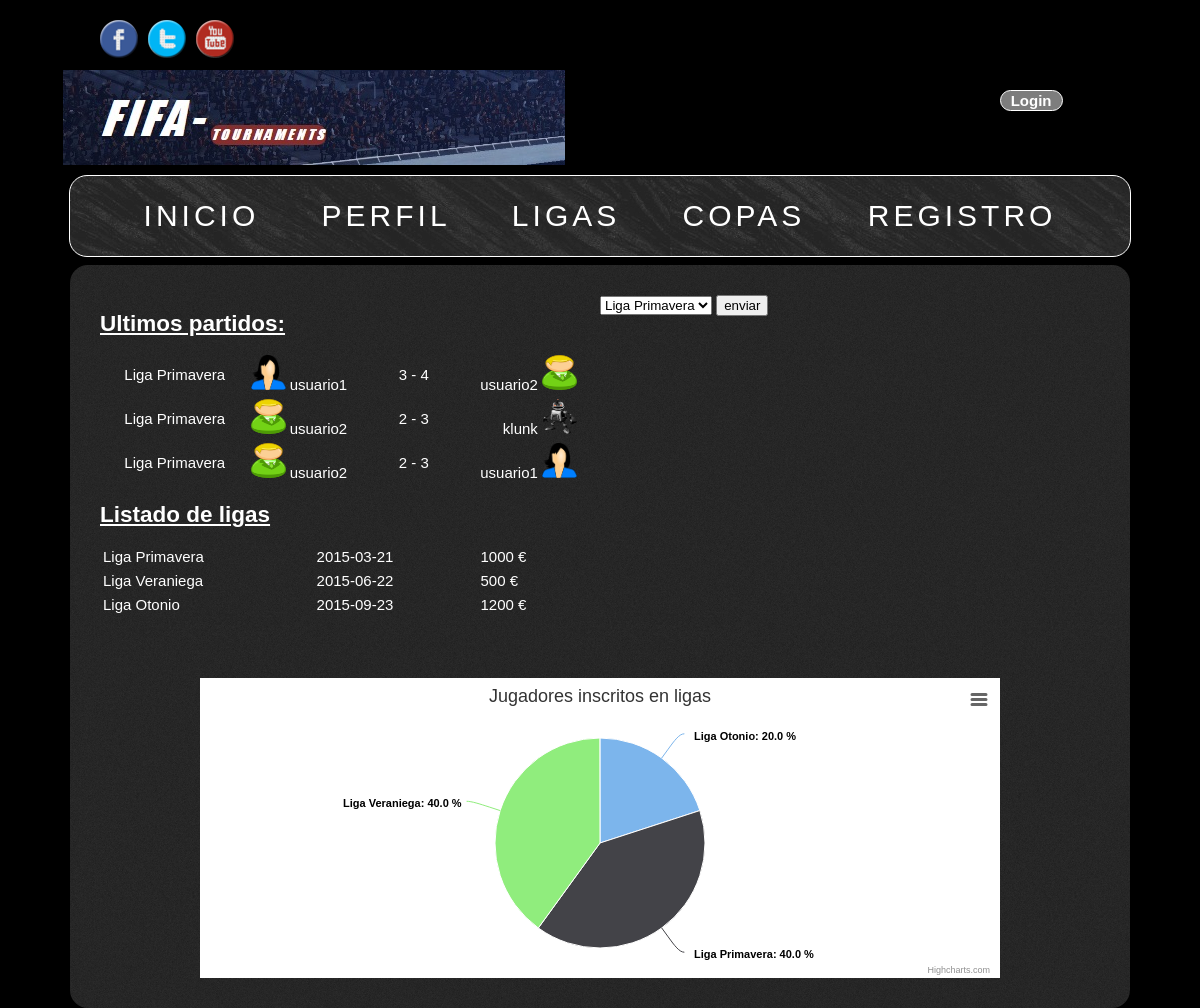
The page /paginas/ligas.php on the database its author committed.
### tables this page shows
CREATE TABLE `partido` (
  `idpartido` int(4) NOT NULL,
  `fecpartido` datetime NOT NULL,
  `idlocal` int(4) NOT NULL,
  `idvisitante` int(4) NOT NULL,
  `golesloc` int(11) DEFAULT NULL,
  `golesvis` int(11) DEFAULT NULL,
  `ganadorpartido` int(4) DEFAULT NULL,
  `idcopa` int(4) DEFAULT NULL,
  `idliga` int(4) DEFAULT NULL
);

CREATE TABLE `liga` (
  `idliga` int(4) NOT NULL,
  `nombreliga` varchar(25) NOT NULL,
  `fecini` date NOT NULL,
  `fecfin` date NOT NULL,
  `premioliga` int(6) DEFAULT NULL,
  `jornadas` int(2) NOT NULL,
  `aliasganador` varchar(20) DEFAULT NULL
);

CREATE TABLE `jugador` (
  `idjugador` int(4) NOT NULL,
  `alias` varchar(20) NOT NULL,
  `nombre` varchar(25) DEFAULT NULL,
  `apellidos` varchar(25) DEFAULT NULL,
  `fecnac` date NOT NULL,
  `email` varchar(50) NOT NULL,
  `pais` varchar(15) DEFAULT NULL,
  `clave` varchar(40) NOT NULL,
  `equipofav` varchar(25) DEFAULT NULL,
  `administrador` tinyint(1) DEFAULT '0',
  `archivo` varchar(50) NOT NULL DEFAULT 'pordefecto.jpg',
  `temapref` varchar(10) NOT NULL DEFAULT 'original'
);

### paginas/ligas.php (the view, shortened to what this page needs)
<?php
include "cabecera2.php";
?>
<!DOCTYPE html PUBLIC "-//W3C//DTD XHTML 1.0 Strict//EN"
    "http://www.w3.org/TR/xhtml1/DTD/xhtml1-strict.dtd">
<html xmlns="http://www.w3.org/1999/xhtml" xml:lang="es" lang="es">
  <head>
 <?php if(isset($_SESSION['alias'])){
	echo "<link href='../estilos/".$_SESSION['temapref']."/cabecera.css' rel='stylesheet' type='text/css' />";
    echo "<link href='../estilos/".$_SESSION['temapref']."/ligas.css' rel='stylesheet' type='text/css' />";
    } else { ?>
	<link href="../estilos/1/cabecera.css" rel="stylesheet" type="text/css" />
    <link href="../estilos/1/ligas.css" rel="stylesheet" type="text/css" />
 <?php } ?>
</head>
<body>
   <div class=cuerpo>
       <?php
               if (isset($_POST['crear2'])) {
            $link = mysql_connect(SERVER, USER, PASS)or die('No se pudo conectar: ' . mysql_error());
            mysql_select_db(BD) or die('No se pudo seleccionar la base de datos');
$checkuno = mysql_query("SELECT nombreliga FROM liga WHERE nombreliga='".$_POST['nombreliga']."'") ;
$uno_exist = mysql_num_rows($checkuno);
if ($uno_exist>0) {
                echo "<p style='text-align:center; color:white;'>El nombre de la liga ya está en uso</p>";
                echo "<div class=wrapper>";
                echo "<form method='post' action='ligas.php'>";
                echo "<label for='nombreliga'>Nombre de la liga: </label><input class='text' name='nombreliga' value='' required>";
                echo "<label for='fecini'>Fecha de inicio:</label><input class='text' type='date' name='fecini'  value='' required>";
                echo "<label for='fecfin'>Fecha de fin:</label><input class='text' type='date' name='fecfin'  value='' required>";
                echo "<label for='premioliga'>Premio de la liga: </label><input class='text' name='premioliga' value='' required>";
                echo "<label for='jornadas'>Numero de jornadas: </label><input class='text' name='jornadas' value='' required>";
                echo "<input type='hidden' name='idliga' value=''>";
                echo "<br><br><input class='submit' type='submit' name='crear2' value='Enviar'>";
                echo "</form>";
                echo "</div>";
}else{
            $insert = "INSERT INTO liga VALUE(null".","."'".$_POST['nombreliga']."'".","."'".$_POST['fecini']."'".","."'".$_POST['fecfin']."'".","."'".$_POST['premioliga']."',"."'".$_POST['jornadas']."',"."'')";
 $result = mysql_query($insert) or die('Consulta fallida: ' . mysql_error());
            if ($result) {
            echo "<script> location.replace('ligas.php');</script>";
            } else {
            echo "Faltan campos por rellenar";
            }
            mysql_close();
}
} else {
       ?>
       <div>
     <form action="ligas.php" class=formulario method="post">
                   <?php
                    $query = 'select nombreliga from liga order by fecini';
                    $result = mysql_query($query) or die('Consulta fallida: ' . mysql_error());
                    echo "<select name='nombreliga'>";
                    while ($line = mysql_fetch_array($result, MYSQL_ASSOC)) {
                    echo "Elige la liga: <option value='".$line['nombreliga']."'";
                    if( isset($_POST["nombreliga"]) )  {
                           if ($line['nombreliga']==$_POST["nombreliga"]) {
                           echo " selected";
                           }
                       } else {
                           if ($line['nombreliga']=='Liga primavera') {
                           echo " selected";
                           }
                       }
                    echo ">".$line['nombreliga']."";
                    echo "</option>";
                    }
                    echo "</select>";
                   ?>
                    <input type="submit" value="enviar" />
		</form>
      <?php
    echo "</div>";
    echo "<div class=partidos>";
    echo "<table class=fuentes>\n";
$query55= 'select idpartido from partido';
$result55 =  mysql_query($query55);
    echo "<h2>Ultimos partidos:</h2>";
    while ($line55 = mysql_fetch_array($result55, MYSQL_ASSOC)) {
 foreach ($line55 as $c) {
 $query = 'select liga.nombreliga, jugador.alias, partido.golesloc, partido.golesvis,
(select alias from jugador, partido, participa, usa, liga where jugador.idjugador=partido.idvisitante and partido.idliga=participa.idliga and partido.idvisitante=participa.idjugador and  usa.idpartido=partido.idpartido and usa.idjugador=partido.idvisitante and liga.idliga=participa.idliga and partido.idpartido='.$c.') alias2 from jugador, partido, participa, usa, liga where jugador.idjugador=partido.idlocal and partido.idliga=participa.idliga and partido.idlocal=participa.idjugador and  usa.idpartido=partido.idpartido and usa.idjugador=partido.idlocal and liga.idliga=participa.idliga and partido.idpartido='.$c;
    $result = mysql_query($query) or die('Consulta fallida: ' . mysql_error());
    while ($line = mysql_fetch_array($result, MYSQL_ASSOC)) {
    echo "\t<tr>\n";
    foreach ($line as $c => $m) {
        if ($c=="alias") {
    $query12 = 'select jugador.archivo, jugador.alias from jugador where jugador.alias="'.$m.'"';
    $result12 = mysql_query($query12) or die('Consulta fallida: ' . mysql_error());
    while ($line12 = mysql_fetch_array($result12, MYSQL_ASSOC)) {
    foreach ($line12 as  $co => $mo) {
        if ($co=="archivo") {
        echo "\t\t<td style='text-align:left;'><img src='../imagenes/upload/$mo' height='35' width='35'/>\n";
        } else {
        echo $mo."</td>";
        }
    }
    }
    }  elseif ($c=="alias2") {
    $query13 = 'select alias, archivo from jugador where jugador.alias="'.$m.'"';
    $result13 = mysql_query($query13) or die('Consulta fallida: ' . mysql_error());
    while ($line13 = mysql_fetch_array($result13, MYSQL_ASSOC)) {
    foreach ($line13 as  $col => $mol) {
        if ($col=="alias") {
        echo "\t\t<td style='text-align:right;'>".$mol."</a>\n";
        } else {
        echo "<img src='../imagenes/upload/$mol' height='35' width='35'/></td>";
        }
    }
    }
    } elseif ($c=="golesloc") {
        echo "\t\t<td>$m ";
    } elseif ($c=="golesvis") {
        echo "- $m</td>\n";
    } else {
        echo "\t\t<td>$m</td>\n";
        }
    }
    echo "\t</tr>\n";
    }
 }
 }
    echo "</table>\n";
    echo "</div>";
    echo "<div>";
    echo "<h2>Listado de ligas</h2>";
    $query = 'select nombreliga, fecini, premioliga from liga';
    $result = mysql_query($query) or die('Consulta fallida: ' . mysql_error());
    echo "<table class=fuentes>\n";
    while ($line = mysql_fetch_array($result, MYSQL_ASSOC)) {
    echo "\t<tr>\n";
    foreach ($line as $m => $col_value) {
        if ($m=='premioliga') {
        echo "<td>".$col_value." €</td>";
    } elseif ($m=='nombreliga') {
    $query2 = 'select idliga from liga where nombreliga="'.$col_value.'"';
    $result2 = mysql_query($query2) or die('Consulta fallida: ' . mysql_error());
    while ($line2 = mysql_fetch_array($result2, MYSQL_ASSOC)) {
    foreach ($line2 as $m2 => $col_value2) {
        echo "<td>$col_value</td>";
    }
    }
    } else {
        echo "<td> $col_value </td>";
        }
    }
    echo "\t</tr>\n";
    }
    echo "</table>\n";
    echo "</div>";
    ?>
<br><br><br>
<div id="container" style="min-width: 310px; max-width: 800px; height: 300px; margin: 0 auto"></div>
    </div>
       <?php
}
       ?></div>
</body>
</html>

### estilos/1/cabecera.css (style rules this page uses)
body { background: black url(../../imagenes/fondo.jpg) no-repeat center 0 fixed; font:15px/20px Arial, Helvetica, sans-serif; }
.cuerpo { background-image: url(../../imagenes/bg.png); border-radius:18px; padding: 2em; position: absolute; top: 265px; left: 10px; right: 10px; width: 1000px; margin: 0px auto; }

### estilos/1/ligas.css (style rules this page uses)
.partidos { width: 480px; text-align: center; }
.partidos h2 { text-align: left; }
.fuentes { color: white; width: 480px; }
h2 { color: white; text-decoration: underline; }
.formulario { color: white; margin-left: 500px; position: absolute; }

### rows shown on the page
partido: idliga.nombreliga "Liga Primavera", golesloc "3", golesvis "4"
jugador: archivo (picture), alias "usuario1"
jugador: alias "usuario2", archivo (picture)
partido: idliga.nombreliga "Liga Primavera", golesloc "2", golesvis "3"
jugador: alias "klunk", archivo (picture)
partido: idliga.nombreliga "Liga Primavera", golesloc "2", golesvis "3"
liga: nombreliga "Liga Primavera", fecini "2015-03-21", premioliga "1000"
liga: nombreliga "Liga Veraniega", fecini "2015-06-22", premioliga "500"
liga: nombreliga "Liga Otonio", fecini "2015-09-23", premioliga "1200"

### other values the page prints
form field nombreliga "Liga Primavera"
